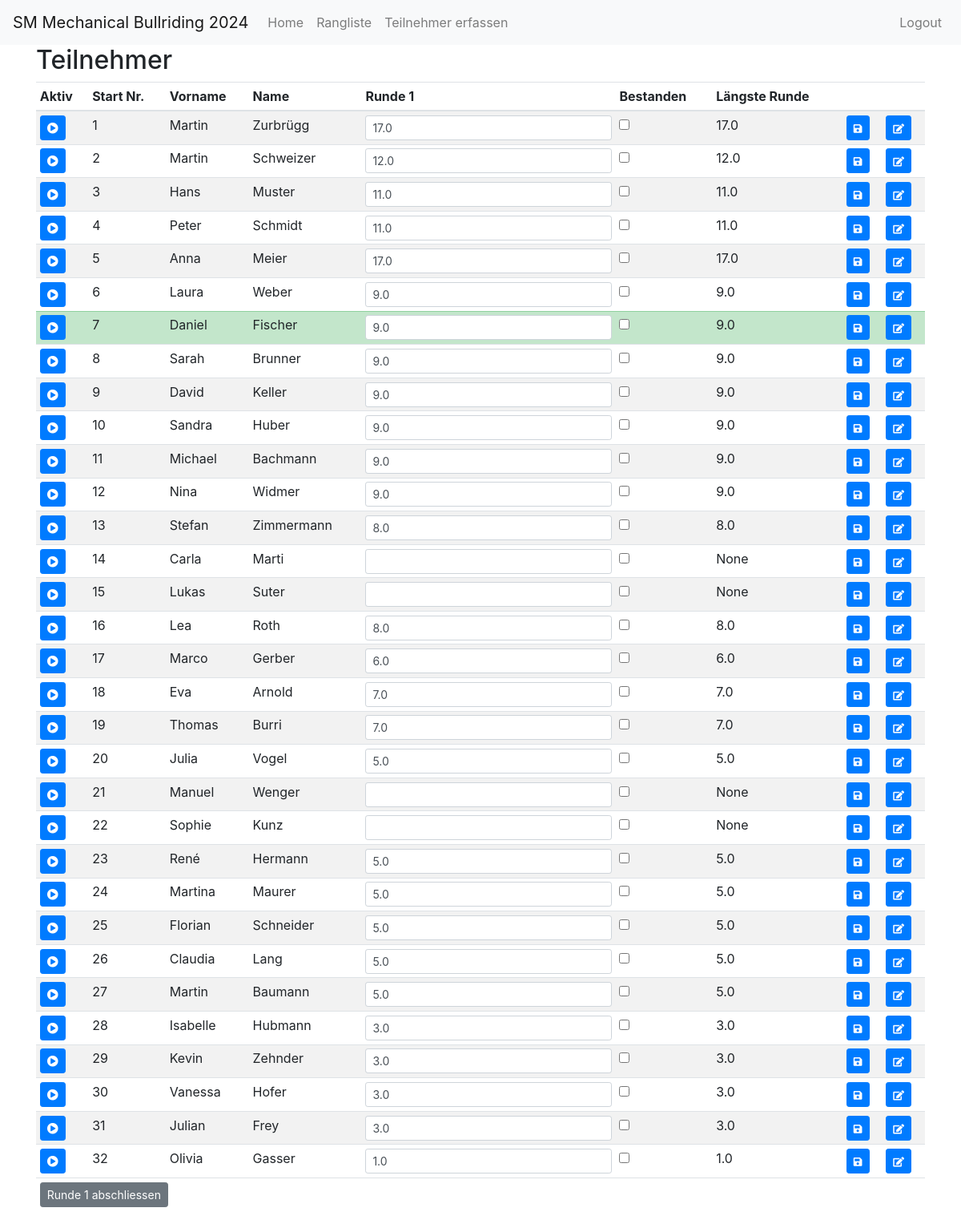
The app's page /index (signed in) with its own data.
### app/models.py (models this page shows)
class Participant(db.Model):
    id = db.Column(db.Integer, primary_key=True)
    active = db.Column(db.Boolean, default=False)
    start_nr = db.Column(db.Integer, nullable=True, unique=True)
    first_name = db.Column(db.String(64), nullable=False)
    last_name = db.Column(db.String(64), nullable=False)
    address = db.Column(db.String(128), nullable=False)
    postal_code = db.Column(db.String(10), nullable=False)
    city = db.Column(db.String(64), nullable=False)
    email = db.Column(db.String(120), nullable=True)
    phone = db.Column(db.String(20), nullable=True)
    time1 = db.Column(db.Float, nullable=True)
    time2 = db.Column(db.Float, nullable=True)
    time3 = db.Column(db.Float, nullable=True)
    time4 = db.Column(db.Float, nullable=True)
    time5 = db.Column(db.Float, nullable=True)
    time6 = db.Column(db.Float, nullable=True)
    round1_passed = db.Column(db.Boolean, default=False)
    round2_passed = db.Column(db.Boolean, default=False)
    round3_passed = db.Column(db.Boolean, default=False)
    round4_passed = db.Column(db.Boolean, default=False)
    round5_passed = db.Column(db.Boolean, default=False)
    @property
    def longest_time(self):
        times = [t for t in [self.time1, self.time2, self.time3, self.time4, self.time5] if t is not None]
        return max(times) if times else None

### app/routes.py (the view)
@bp.route('/')
@bp.route('/index')
@login_required
def index():
    participants = Participant.query.all() if current_user.is_authenticated else []
    participants.sort(key=lambda p: p.start_nr if p.start_nr is not None else 0)  # Sortierung nach Startnummer
    if participants is None:
        flash('Keine Teilnemer gefunden')
        form = ParticipantForm()
        return render_template('participant.html', title='Add Participant', form=form)
    current_round = request.args.get('current_round', default=None, type=int)
    if current_round is None:
        current_round = get_current_round(participants)
    return render_template(
        'index.html',
        title='Home',
        participants=participants,
        round1_passed=check_round_passed(participants, 1),
        round2_passed=check_round_passed(participants, 2),
        round3_passed=check_round_passed(participants, 3),
        round4_passed=check_round_passed(participants, 4),
        round5_passed=check_round_passed(participants, 5),
        current_round=current_round
    )

### app/models.py (called while the page is built)
@login.user_loader
def load_user(id):
    return User.query.get(int(id))

### app/routes.py (called while the page is built)
def check_round_passed(participants, round_number):
    if round_number == 1:
        return any(participant.round1_passed for participant in participants)
    elif round_number == 2:
        return any(participant.round2_passed for participant in participants)
    elif round_number == 3:
        return any(participant.round3_passed for participant in participants)
    elif round_number == 4:
        return any(participant.round4_passed for participant in participants)
    elif round_number == 5:
        return any(participant.round5_passed for participant in participants)
    return False

def get_current_round(participants):
    if not check_round_passed(participants, 1):
        return 1
    elif not check_round_passed(participants, 2):
        return 2
    elif not check_round_passed(participants, 3):
        return 3
    elif not check_round_passed(participants, 4):
        return 4
    elif not check_round_passed(participants, 5):
        return 5
    else:
        return 6

### app/templates/index.html (shortened to what this page needs)
{% extends "base.html" %}
{% block content %}
  {% if current_user.is_authenticated %}
  <h2>Teilnehmer</h2>
  <table class="table table-striped table-sm">
    <thead>
      <tr>
        <th>Aktiv</th>
        <th>Start Nr.</th>
        <th>Vorname</th>
        <th>Name</th>
        <th>Runde 1</th>
        <th>Bestanden</th>
        <th>Längste Runde</th>
        <th></th>
        <th></th>
      </tr>
    </thead>
    <tbody>
      {% for participant in participants %}
        <tr class="{% if participant.active %}table-success{% endif %}">
          <td>
            <form method="POST" action="{{ url_for('main.update_times', id=participant.id) }}">
              <button type="submit" name="set_active" value="{{ participant.id }}" class="btn btn-primary btn-sm">
                <i class="fas fa-play-circle"></i>
              </button>
            </form>
          </td>
          <td>{{ participant.start_nr }}</td>
          <td>{{ participant.first_name }}</td>
          <td>{{ participant.last_name }}</td>
          <td>
            <form method="POST" action="{{ url_for('main.update_times', id=participant.id) }}" class="update-form">
              <input type="text" name="time1" value="{{ participant.time1 or '' }}" class="form-control form-control-sm" onkeydown="submitAndFocusNext(event, this)">
          </td>
          <td>
              <input type="checkbox" name="round1_passed_{{ participant.id }}" {% if participant.round1_passed %}checked{% endif %}>
          </td>
          <td>{{ participant.longest_time }}</td>
          <td>
              <button type="submit" name="update_times" class="btn btn-primary btn-sm">
                <i class="fas fa-save fa-sm"></i>
              </button>
          </td>
          <td>
            <a href="{{ url_for('main.participant_edit', id=participant.id) }}" class="btn btn-primary btn-sm">
              <i class="fas fa-edit fa-sm"></i>
            </a>
          </td>
        </tr>
      {% endfor %}
    </tbody>
    <tfoot>
      <tr>
        <td colspan="14">
          <form method="POST" action="{{ url_for('main.finish_round', round_number=current_round) }}">
            <button type="submit" class="btn btn-secondary btn-sm">Runde {{ current_round }} abschliessen</button>
          </form>
        </td>
      </tr>
    </tfoot>
  </table>
  {% else %}
    <p>Please Login!</p>
  {% endif %}
{% endblock %}

### app/templates/base.html (shortened to what this page needs)
<!doctype html>
<html lang="en">
  <head>
    <link href="https://stackpath.bootstrapcdn.com/bootstrap/4.5.2/css/bootstrap.min.css" rel="stylesheet">
    <link href="https://cdnjs.cloudflare.com/ajax/libs/font-awesome/5.15.1/css/all.min.css" rel="stylesheet">
  </head>
  <body>
    <nav class="navbar navbar-expand-md navbar-light bg-light">
      <a class="navbar-brand" href="{{ url_for('main.index') }}">SM Mechanical Bullriding 2024</a>
      <div class="collapse navbar-collapse" id="navbarCollapse">
        <ul class="navbar-nav mr-auto">
          <li class="nav-item">
            <a class="nav-link" href="{{ url_for('main.index') }}">Home</a>
          </li>
          <li class="nav-item">
            <a class="nav-link" href="{{ url_for('main.ranking') }}">Rangliste</a>
          </li>
          {% if current_user.is_authenticated %}
            <li class="nav-item">
              <a class="nav-link" href="{{ url_for('main.participant') }}">Teilnehmer erfassen</a>
            </li>
          {% endif %}
        </ul>
        <ul class="navbar-nav ml-auto">
          {% if current_user.is_authenticated %}
            <li class="nav-item">
              <a class="nav-link" href="{{ url_for('main.logout') }}">Logout</a>
            </li>
          {% else %}
            <li class="nav-item">
              <a class="nav-link" href="{{ url_for('main.login') }}">Login</a>
            </li>
          {% endif %}
        </ul>
      </div>
    </nav>
    <div class="container">
      {% block content %}{% endblock %}
    </div>
  </body>
</html>

### records on screen
Participant: start_nr "1", first_name "Martin", last_name "Zurbrügg", time1 "17.0", longest_time "17.0"
Participant: start_nr "2", first_name "Martin", last_name "Schweizer", time1 "12.0", longest_time "12.0"
Participant: start_nr "3", first_name "Hans", last_name "Muster", time1 "11.0", longest_time "11.0"
Participant: start_nr "4", first_name "Peter", last_name "Schmidt", time1 "11.0", longest_time "11.0"
Participant: start_nr "5", first_name "Anna", last_name "Meier", time1 "17.0", longest_time "17.0"
Participant: start_nr "6", first_name "Laura", last_name "Weber", time1 "9.0", longest_time "9.0"
Participant: start_nr "7", first_name "Daniel", last_name "Fischer", time1 "9.0", longest_time "9.0"
Participant: start_nr "8", first_name "Sarah", last_name "Brunner", time1 "9.0", longest_time "9.0"
Participant: start_nr "9", first_name "David", last_name "Keller", time1 "9.0", longest_time "9.0"
Participant: start_nr "10", first_name "Sandra", last_name "Huber", time1 "9.0", longest_time "9.0"
Participant: start_nr "11", first_name "Michael", last_name "Bachmann", time1 "9.0", longest_time "9.0"
Participant: start_nr "12", first_name "Nina", last_name "Widmer", time1 "9.0", longest_time "9.0"
Participant: start_nr "13", first_name "Stefan", last_name "Zimmermann", time1 "8.0", longest_time "8.0"
Participant: start_nr "14", first_name "Carla", last_name "Marti", longest_time "None"
Participant: start_nr "15", first_name "Lukas", last_name "Suter", longest_time "None"
Participant: start_nr "16", first_name "Lea", last_name "Roth", time1 "8.0", longest_time "8.0"
Participant: start_nr "17", first_name "Marco", last_name "Gerber", time1 "6.0", longest_time "6.0"
Participant: start_nr "18", first_name "Eva", last_name "Arnold", time1 "7.0", longest_time "7.0"
Participant: start_nr "19", first_name "Thomas", last_name "Burri", time1 "7.0", longest_time "7.0"
Participant: start_nr "20", first_name "Julia", last_name "Vogel", time1 "5.0", longest_time "5.0"
Participant: start_nr "21", first_name "Manuel", last_name "Wenger", longest_time "None"
Participant: start_nr "22", first_name "Sophie", last_name "Kunz", longest_time "None"
Participant: start_nr "23", first_name "René", last_name "Hermann", time1 "5.0", longest_time "5.0"
Participant: start_nr "24", first_name "Martina", last_name "Maurer", time1 "5.0", longest_time "5.0"
Participant: start_nr "25", first_name "Florian", last_name "Schneider", time1 "5.0", longest_time "5.0"
Participant: start_nr "26", first_name "Claudia", last_name "Lang", time1 "5.0", longest_time "5.0"
Participant: start_nr "27", first_name "Martin", last_name "Baumann", time1 "5.0", longest_time "5.0"
Participant: start_nr "28", first_name "Isabelle", last_name "Hubmann", time1 "3.0", longest_time "3.0"
Participant: start_nr "29", first_name "Kevin", last_name "Zehnder", time1 "3.0", longest_time "3.0"
Participant: start_nr "30", first_name "Vanessa", last_name "Hofer", time1 "3.0", longest_time "3.0"
Participant: start_nr "31", first_name "Julian", last_name "Frey", time1 "3.0", longest_time "3.0"
Participant: start_nr "32", first_name "Olivia", last_name "Gasser", time1 "1.0", longest_time "1.0"

### other values on screen
{{ current_round }} "1"
